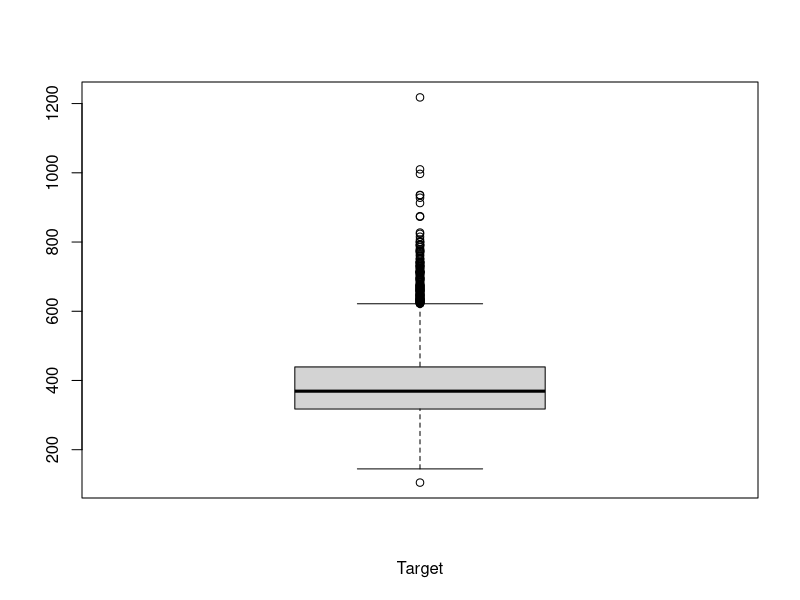
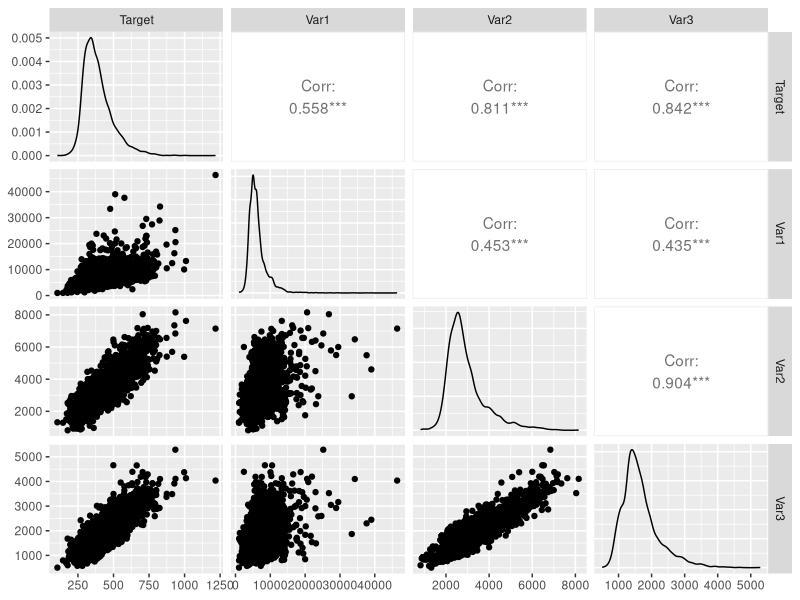
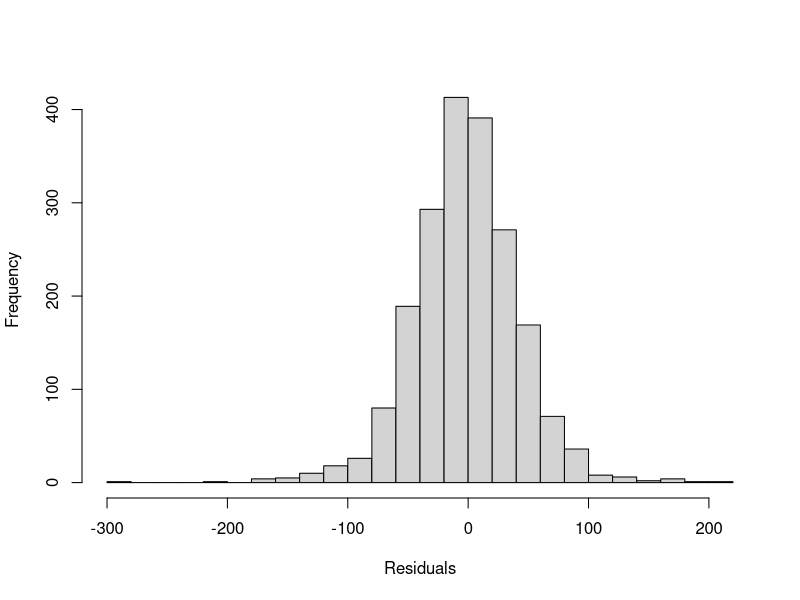

Here is the R script that generated these plots, in order:
library(readr)
Dataset.df <- read_csv("EX1-Dataset-1.csv")
View(Dataset.df)
#1A)
cat_level <- as.factor(Dataset.df$CAT)
levels(cat_level) 

#1B)
summary(Dataset.df)

#1C)
cor(Dataset.df[c(1,2,3,4)])

#############################3

#2A)
boxplot(Dataset.df$Target, xlab="Target")
#2b)
library(GGally)
ggpairs(Dataset.df[, c(1:4)])


#############################

#3A)
set.seed(1234)
#3B
train.index <- sample(row.names(Dataset.df), dim(Dataset.df)[1]*0.6) 
train.df <- Dataset.df[train.index,]
valid.index<- setdiff(row.names(Dataset.df), train.index)
valid.df <- Dataset.df[valid.index,]

#3C
mean(train.df$Target)
mean(valid.df$Target)

##################################
#4A)
dataset.lm <- lm(Target ~ ., data = train.df)
summary(dataset.lm)

#4B)

library(forecast)

dataset.lm.pred <- predict(dataset.lm, valid.df)
all.residuals <- valid.df$Target - dataset.lm.pred
accuracy(dataset.lm.pred, valid.df$Target)
length(all.residuals[which(all.residuals > -1406 & all.residuals < 1406)])/400
hist(all.residuals, breaks = 25, xlab = "Residuals", main ="")

#4C
new.data <- read.csv("Unknown.csv")
pred <- predict(dataset.lm, newdata = new.data)
pred
